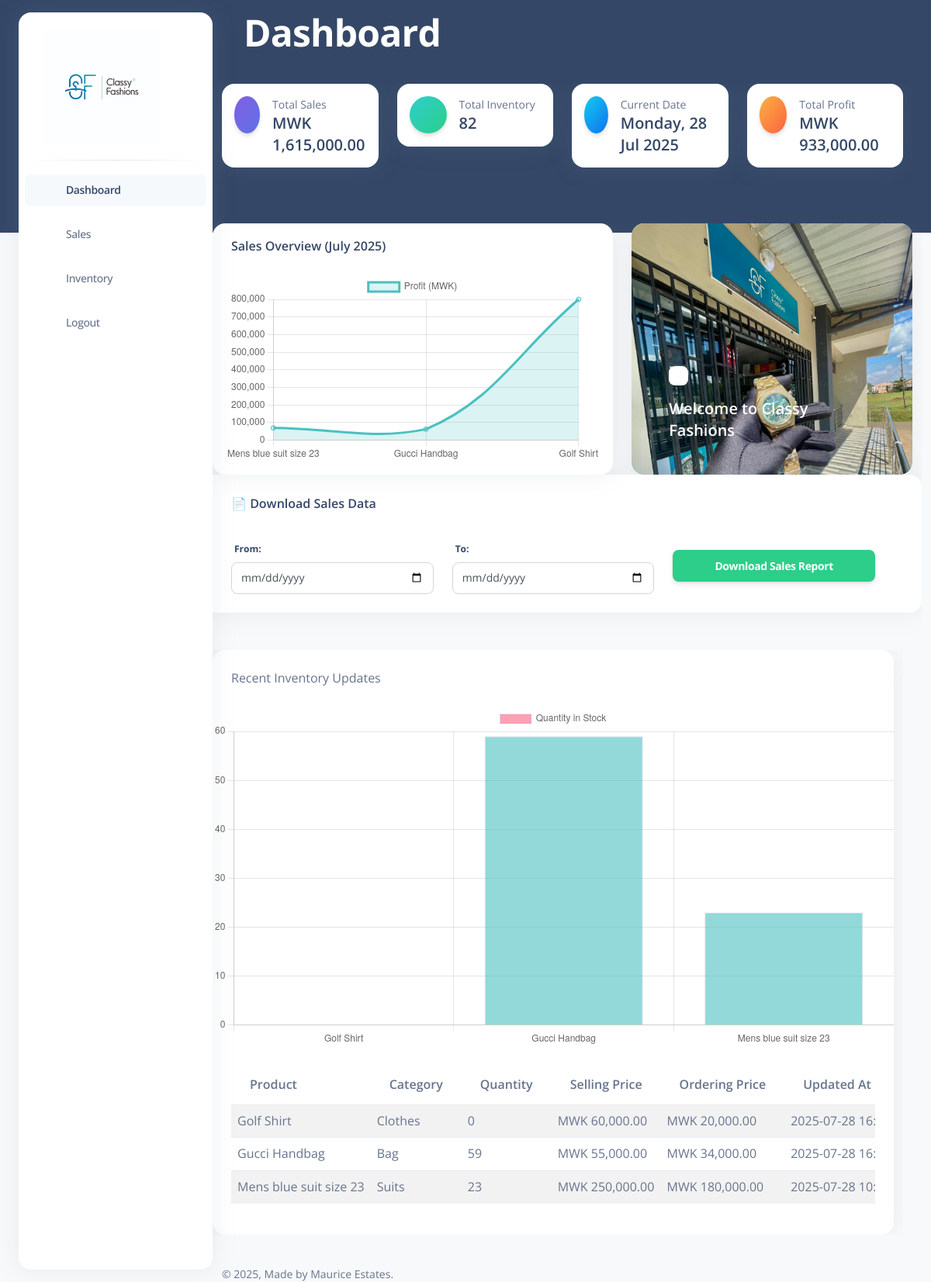
Page /dashboard.php (signed in) on the committed database.
### tables this page shows
CREATE TABLE `inventory` (
  `id` int(11) NOT NULL,
  `product_name` varchar(100) NOT NULL,
  `category` varchar(50) DEFAULT NULL,
  `quantity` int(11) DEFAULT 0,
  `updated_at` timestamp NOT NULL DEFAULT current_timestamp() ON UPDATE current_timestamp(),
  `selling_price` decimal(10,2) DEFAULT NULL,
  `ordering_price` decimal(10,2) DEFAULT NULL
);

### dashboard.php (the view, shortened to what this page needs)
<?php
include './includes/db.php';
$totalSalesResult = $conn->query("SELECT SUM(total_amount) as total_sales FROM sales");
$totalSales = $totalSalesResult->fetch_assoc()['total_sales'] ?? 0;
$totalInventoryResult = $conn->query("SELECT SUM(quantity) as total_inventory FROM inventory");
$totalInventory = $totalInventoryResult->fetch_assoc()['total_inventory'] ?? 0;
$profitResult = $conn->query("
    SELECT
        MONTH(created_at) as month,
        YEAR(created_at) as year,
        SUM(GREATEST(selling_price - ordering_price, 0) * quantity_sold) AS total_profit
    FROM sales
    GROUP BY year, month
    ORDER BY year, month
");
$totalProfit = $profitResult->fetch_assoc()['total_profit'] ?? 0;
$currentDate = date('l, d M Y');
$inventoryQuery = $conn->query("
    SELECT product_name, category, quantity, selling_price, ordering_price, updated_at
    FROM inventory
    ORDER BY updated_at DESC
    LIMIT 10
");
$inventoryLabels = [];
$inventoryQuantities = [];
$inventoryColors = [];
$inventoryRows = [];
while ($row = $inventoryQuery->fetch_assoc()) {
  $inventoryLabels[] = $row['product_name'];
  $inventoryQuantities[] = $row['quantity'];
  $inventoryColors[] = $row['quantity'] < 10 ? 'rgba(255, 99, 132, 0.6)' : 'rgba(75, 192, 192, 0.6)';
  $inventoryRows[] = $row;
}
$currentMonth = date('Y-m');
$sql = "
  SELECT
    s.product_id,
    COALESCE(i.product_name, dp.product_name) AS product_name,
    SUM(s.total_amount) AS total_sales,
    SUM(s.quantity_sold * s.ordering_price) AS total_cost,
    SUM(s.total_amount - (s.quantity_sold * s.ordering_price)) AS profit
  FROM sales s
  LEFT JOIN inventory i ON s.product_id = i.id
  LEFT JOIN deleted_products dp ON s.product_id = dp.product_id
  WHERE DATE_FORMAT(s.created_at, '%Y-%m') = ?
  GROUP BY s.product_id
";
$stmt = $conn->prepare($sql);
$stmt->bind_param("s", $currentMonth);
$stmt->execute();
$result = $stmt->get_result();
$chart_labels = [];
$chart_profits = [];
while ($row = $result->fetch_assoc()) {
  $chart_labels[] = $row['product_name'];
  $chart_profits[] = (float)$row['profit'];
}
?>
<!DOCTYPE html>
<html lang="en">
<head>
  <link href="https://demos.creative-tim.com/argon-dashboard-pro/assets/css/nucleo-icons.css" rel="stylesheet" />
  <link href="https://demos.creative-tim.com/argon-dashboard-pro/assets/css/nucleo-svg.css" rel="stylesheet" />
  <link id="pagestyle" href="./assets/css/argon-dashboard.css?v=2.1.0" rel="stylesheet" />
  <link href="https://cdnjs.cloudflare.com/ajax/libs/font-awesome/6.4.0/css/all.min.css" rel="stylesheet">
</head>
<body class="g-sidenav-show   bg-gray-100">
  <aside class="sidenav bg-white navbar navbar-vertical navbar-expand-xs border-0 border-radius-xl my-3 fixed-start ms-4 " id="sidenav-main">
    <div class="sidenav-header">
<a class="navbar-brand m-0 d-flex align-items-center" href="dashboard.php" >
  <img src="./assets/img/cflogo.jpg" style="height: 150px; width: auto; max-height: none;" alt="main_logo">
</a>
    </div>
    <hr class="horizontal dark mt-0">
    <div class="collapse navbar-collapse  w-auto h-auto " id="sidenav-collapse-main">
      <ul class="navbar-nav">
        <li class="nav-item ">
          <a class="nav-link active" href="dashboard.php">
            <div class="icon icon-shape icon-sm border-radius-md text-center me-2 d-flex align-items-center justify-content-center">
            </div>
            <span class="nav-link-text ms-1">Dashboard</span>
          </a>
        </li>
        <li class="nav-item mt-3">
          <a class="nav-link " href="./pages/sales.php">
            <div class="icon icon-shape icon-sm border-radius-md text-center me-2 d-flex align-items-center justify-content-center">
            </div>
            <span class="nav-link-text ms-1">Sales</span>
          </a>
        </li>
        <li class="nav-item mt-3">
          <a class="nav-link " href="./pages/inventory.php">
            <div class="icon icon-shape icon-sm border-radius-md text-center me-2 d-flex align-items-center justify-content-center">
            </div>
            <span class="nav-link-text ms-1">Inventory</span>
          </a>
        </li>
        <li class="nav-item mt-3">
          <a class="nav-link" href="./actions/logout.php">
            <div class="icon icon-shape icon-sm border-radius-md text-center me-2 d-flex align-items-center justify-content-center">
            </div>
            <span class="nav-link-text ms-1">Logout</span>
          </a>
        </li>
      </ul>
    </div>
  </aside>
  <main class="main-content position-relative border-radius-lg ">
    <nav class="navbar navbar-main navbar-expand-lg px-0 mx-4 shadow-none border-radius-xl " id="navbarBlur" data-scroll="false">
      <div class="container-fluid py-1 px-3">
        <nav aria-label="breadcrumb">
          <h1 class="font-weight-bolder text-white mb-0">Dashboard</h1>
        </nav>
        </nav>
   <div class="container-fluid py-4">
  <div class="row">
    <div class="col-lg-3 col-sm-6 mb-4">
      <div class="card">
        <div class="card-body p-3">
          <div class="d-flex">
            <div class="icon icon-shape bg-gradient-primary text-white rounded-circle shadow">
            </div>
            <div class="ms-3">
              <p class="text-sm mb-0 text-capitalize">Total Sales</p>
              <h5 class="mb-0">MWK <?= number_format($totalSales, 2) ?></h5>
            </div>
          </div>
        </div>
      </div>
    </div>
    <div class="col-lg-3 col-sm-6 mb-4">
      <div class="card">
        <div class="card-body p-3">
          <div class="d-flex">
            <div class="icon icon-shape bg-gradient-success text-white rounded-circle shadow">
            </div>
            <div class="ms-3">
              <p class="text-sm mb-0 text-capitalize">Total Inventory</p>
              <h5 class="mb-0"><?= $totalInventory ?></h5>
            </div>
          </div>
        </div>
      </div>
    </div>
    <div class="col-lg-3 col-sm-6 mb-4">
      <div class="card">
        <div class="card-body p-3">
          <div class="d-flex">
            <div class="icon icon-shape bg-gradient-info text-white rounded-circle shadow">
            </div>
            <div class="ms-3">
              <p class="text-sm mb-0 text-capitalize">Current Date</p>
              <h5 class="mb-0"><?= $currentDate ?></h5>
            </div>
          </div>
        </div>
      </div>
    </div>
    <div class="col-lg-3 col-sm-6 mb-4">
      <div class="card">
        <div class="card-body p-3">
          <div class="d-flex">
            <div class="icon icon-shape bg-gradient-warning text-white rounded-circle shadow">
            </div>
            <div class="ms-3">
              <p class="text-sm mb-0 text-capitalize">Total Profit</p>
              <h5 class="mb-0">MWK <?= number_format($totalProfit, 2) ?></h5>
            </div>
          </div>
        </div>
      </div>
    </div>
  </div>
</div>
      <div class="row mt-4">
        <div class="col-lg-7 mb-lg-0 mb-4">
    <div class="card z-index-2 h-100">
      <div class="card-header pb-0 pt-3 bg-transparent">
        <h6 class="text-capitalize">Sales Overview (<?= date('F Y') ?>)</h6>
      </div>
      <div class="card-body p-3">
        <div class="chart">
           <canvas id="monthly-sales-chart"></canvas>
              <script>
                const ctx = document.getElementById('monthly-sales-chart').getContext('2d');
                const chart = new Chart(ctx, {
                  type: 'line',
                  data: {
                    labels: <?= json_encode($chart_labels) ?>,
                    datasets: [{ label: 'Profit', data: <?= json_encode($chart_profits) ?>, fill: false, borderColor: 'rgb(75, 192, 192)' }]
                  }
                });
              </script>
        </div>
      </div>
     </div>
    </div>
        <div class="col-lg-5">
          <div class="card card-carousel overflow-hidden h-100 p-0">
            <div id="carouselExampleCaptions" class="carousel slide h-100" data-bs-ride="carousel">
              <div class="carousel-inner border-radius-lg h-100">
                <div class="carousel-item h-100 active" style="background-image: url('assets/img/cfhero.jpg');
                   background-size: cover;">
                  <div class="carousel-caption d-none d-md-block bottom-0 text-start start-0 ms-5">
                    <div class="icon icon-shape icon-sm bg-white text-center border-radius-md mb-3">
                    </div>
                    <h5 class="text-white mb-4">Welcome to Classy Fashions</h5>
                  </div>
                </div>
            </div>
          </div>
        </div>
      </div>
<div class="card mb-4">
  <div class="card-header pb-0 d-flex justify-content-between align-items-center">
    <h6>📄 Download Sales Data</h6>
  </div>
  <div class="card-body">
  <form method="POST" action="actions/download_sales.php">
    <div class="row">
      <div class="col-md-4">
        <label for="from_date" class="form-label">From:</label>
        <input type="date" class="form-control" name="from_date" required>
      </div>
      <div class="col-md-4">
        <label for="to_date" class="form-label">To:</label>
        <input type="date" class="form-control" name="to_date" required>
      </div>
      <div class="col-md-4 d-flex align-items-end">
        <button type="submit" class="btn btn-success w-100">Download Sales Report</button>
      </div>
    </div>
  </form>
  </div>
</div>
      <div class="container-fluid py-4">
        <div class="row">
          <div class="col-12">
          <div class="card">
            <div class="card-header">Recent Inventory Updates</div>
            <canvas id="inventoryChart"></canvas>
            <div class="card-body">
              <div class="table-responsive">
                <table class="table table-striped">
                <thead>
                  <tr>
                    <th>Product</th>
                    <th>Category</th>
                    <th>Quantity</th>
                    <th>Selling Price</th>
                    <th>Ordering Price</th>
                    <th>Updated At</th>
                  </tr>
                </thead>
                <tbody>
                  <?php foreach ($inventoryRows as $row): ?>
                    <tr>
                      <td><?= htmlspecialchars($row['product_name']) ?></td>
                      <td><?= htmlspecialchars($row['category']) ?></td>
                      <td><?= $row['quantity'] ?></td>
                      <td>MWK <?= number_format($row['selling_price'], 2) ?></td>
                      <td>MWK <?= number_format($row['ordering_price'], 2) ?></td>
                      <td><?= $row['updated_at'] ?></td>
                    </tr>
                  <?php endforeach; ?>
                </tbody>
              </table>
              </div>
            </div>
          </div>
        </div>
        </div>
      </div>
      <footer class="footer pt-3  ">
        <div class="container-fluid">
          <div class="row align-items-center justify-content-lg-between">
            <div class="col-lg-6 mb-lg-0 mb-4">
              <div class="copyright text-center text-sm text-muted text-lg-start">
                © ,
                Made by
                Maurice Estates.
              </div>
            </div>
          </div>
        </div>
      </footer>
    </div>
  </main>
<script>
 new Chart(document.getElementById('monthly-sales-chart'), {
  type: 'line',
  data: {
    labels: <?= json_encode($chart_labels) ?>,
    datasets: [{
      label: 'Profit (MWK)',
      data: <?= json_encode($chart_profits) ?>,
      borderColor: 'rgb(75, 192, 192)',
      backgroundColor: 'rgba(75, 192, 192, 0.2)',
      fill: true,
      tension: 0.4
    }]
  },
  options: {
    responsive: true,
    scales: {
      y: {
        beginAtZero: true,
        min: 0
      }
    }
  }
});
  // Inventory chart
  new Chart(document.getElementById('inventoryChart'), {
    type: 'bar',
    data: {
      labels: <?= json_encode($inventoryLabels) ?>,
      datasets: [{
        label: 'Quantity in Stock',
        data: <?= json_encode($inventoryQuantities) ?>,
        backgroundColor: <?= json_encode($inventoryColors) ?>,
        borderColor: 'rgba(0, 0, 0, 0.1)',
        borderWidth: 1
      }]
    },
    options: {
      responsive: true,
      scales: {
        y: { beginAtZero: true }
      }
    }
  });
</script>
</body>
</html>

### dashboard.php (style rules this page uses)
body { overflow-x: hidden; }
.main-content, .container-fluid, .row, .col { max-width: 100%; overflow-x: hidden; }
canvas { max-width: 100%; height: auto; }

### rows in the picture
inventory: product_name "Golf Shirt", category "Clothes", quantity "0", selling_price "60,000.00", ordering_price "20,000.00", updated_at "2025-07-28…"
inventory: product_name "Gucci Handbag", category "Bag", quantity "59", selling_price "55,000.00", ordering_price "34,000.00", updated_at "2025-07-28…"
inventory: product_name "Mens blue suit size 23", category "Suits", quantity "23", selling_price "250,000.00", ordering_price "180,000.00", updated_at "2025-07-28…"

### other values in the picture
$totalSales "1,615,000.00"
$totalInventory "82"
$totalProfit "933,000.00"
chart data {{ json_encode($chart_labels) }} ["Mens blue suit size 23","Gucci Handbag","Golf Shirt"]
chart data {{ json_encode($chart_profits) }} [70000,63000,800000]
